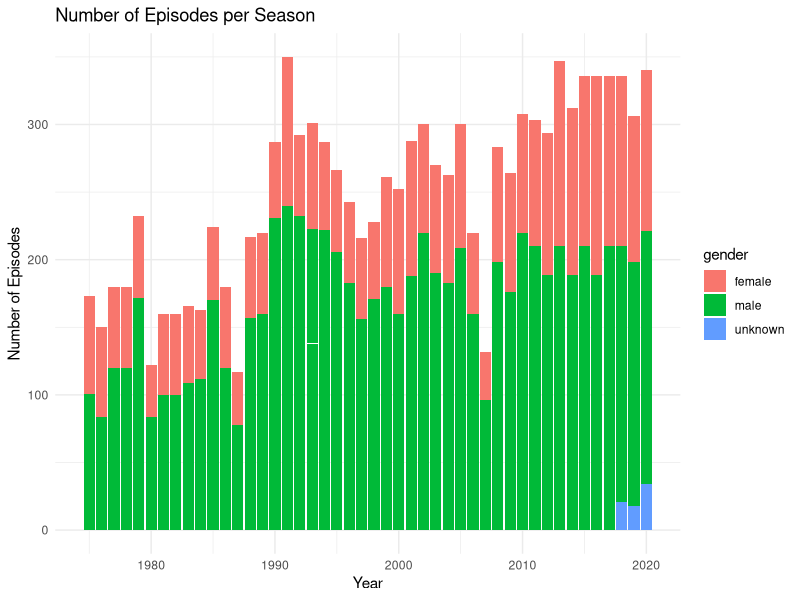

The R script that drew this image:
## ---- chunk 1
#| label: setup
#| warning: false
#| message: false

library(tidyverse)
library(ggplot2)

knitr::opts_chunk$set(echo = TRUE, warning=FALSE, message=FALSE)
## ---- chunk 2
library(readr)
actors <- read_csv("_data/snl_actors.csv")
casts <- read_csv("_data/snl_casts.csv")
seasons <- read_csv("_data/snl_seasons.csv")

## ---- chunk 3
head(actors)
colnames(actors)

head(casts)
colnames(casts)

head(seasons)
colnames(seasons)
## ---- chunk 4
dim(actors)
dim(casts)
dim(seasons)
## ---- chunk 5
sum(is.na(actors))

sum(is.na(casts))

sum(is.na(seasons))
## ---- chunk 6
library(dplyr)

seasons <- mutate(seasons,first_epid = as.Date(as.character(first_epid),format="%Y%m%d"), last_epid = as.Date(as.character(last_epid), format = "%Y%m%d"))

#sanity check
table(seasons$first_epid)

table(seasons$last_epid)
## ---- chunk 7
casts <- mutate(casts,first_epid = as.Date(as.character(first_epid),format="%Y%m%d"), last_epid = as.Date(as.character(last_epid), format = "%Y%m%d"))

#sanity check

table(casts$first_epid)

table(seasons$last_epid)
## ---- chunk 8
seasons_casts <- seasons %>% left_join(casts,by="sid")

#sanity check 
seasons_casts
colnames(seasons_casts)
## ---- chunk 9
seasons_casts_actors <- seasons_casts %>% 
  left_join(actors, by = "aid")

#sanity check
seasons_casts_actors
colnames(seasons_casts_actors)
## ---- chunk 10
library(ggplot2)
ggplot(data = seasons_casts_actors, aes(x = year, y = n_episodes.y, fill = gender)) +
  geom_bar(stat = "identity") +
  labs(x = "Year", y = "Number of Episodes", title = "Number of Episodes per Season") +
  theme_minimal()
